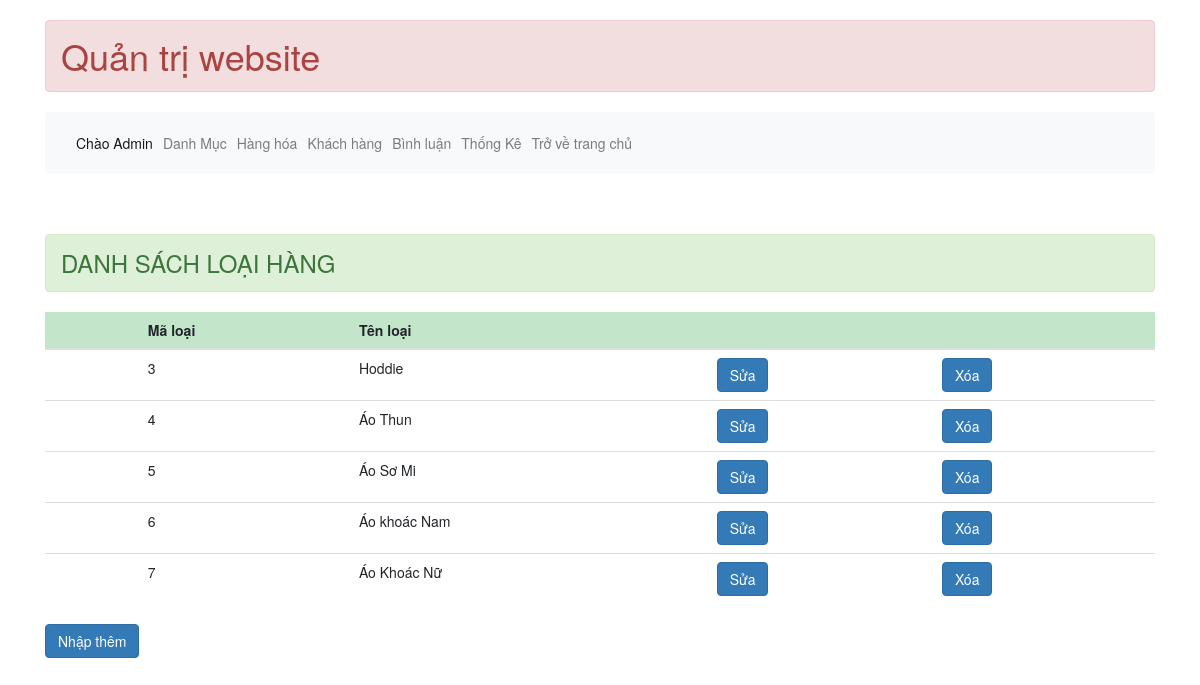
The page /admin/index.php?action=loai-hang&page=list (signed in) on the database its author committed.
### tables this page shows
CREATE TABLE `loai` (
  `ma_loai` int(10) NOT NULL AUTO_INCREMENT,
  `ten_loai` varchar(50) NOT NULL,
  PRIMARY KEY (`ma_loai`)
);

### dao/pdo.php (called while the page is built, shortened)
<?php
function pdo_get_connection(){
    $host_name = "localhost";
    $db_name = "otshop";
    $dburl = "mysql:host=$host_name;dbname=$db_name";
    $username = 'root';
    $password = '';
    $conn = new PDO($dburl, $username, $password);
    return $conn;
}
function pdo_query($sql){
    $sql_args = array_slice(func_get_args(), 1);
    try{
        $conn = pdo_get_connection();
        $stmt = $conn->prepare($sql);
        $stmt->execute($sql_args);
        $rows = $stmt->fetchAll();
        return $rows;
    }
    catch(PDORxeption $e){
        throw $e;
        return false;
    }
    finally{
        unset($conn);
    }
}
?>

### dao/loai.php (called while the page is built, shortened)
<?php
require_once 'pdo.php';
    function get_loai(){
        $sql = "SELECT * FROM loai";
        return pdo_query($sql);
    }
?>

### admin/loai-hang/list.php (the view, shortened to what this page needs)
<h3 class="alert alert-success">DANH SÁCH LOẠI HÀNG</h3>
    <form action="?action=loai-hang&page=edit" method="POST">
    <table class="table">
        <thead>
            <tr class="table-success">
                <th></th>
                <th>Mã loại</th>
                <th>Tên loại</th>
                <th></th>
                <th></th>
            </tr>
        </thead>
        <tbody>
            <?php
                foreach($data['list-loai'] as $key){
                    echo '
                        <tr>
                            <td>
                                <div class="form-check">
                                </div>
                            </td>
                            <td scope="row">'.$key['ma_loai'].'</td>
                            <td>'.$key['ten_loai'].'</td>
                            <td><a href="./index.php?action=loai-hang&page=edit&ma_loai='.$key['ma_loai'].'" class="btn btn-primary">Sửa</a></td>
                            <td><a href="./index.php?action=loai-hang&page=edit&btn-deleta&ma_loai='.$key['ma_loai'].'&ten_loai='.$key['ten_loai'].'" class="btn btn-primary">Xóa</a></td>
                        </tr>
                    ';
                }
            ?>
        </tbody>
    </table>
        <a href="index.php?action=loai-hang&page=new" class="btn btn-primary">Nhập thêm</a>
    </form>

### rows shown on the page
loai: ma_loai "3", ten_loai "Hoddie"
loai: ma_loai "4", ten_loai "Áo Thun"
loai: ma_loai "5", ten_loai "Áo Sơ Mi"
loai: ma_loai "6", ten_loai "Áo khoác Nam"
loai: ma_loai "7", ten_loai "Áo Khoác Nữ"
